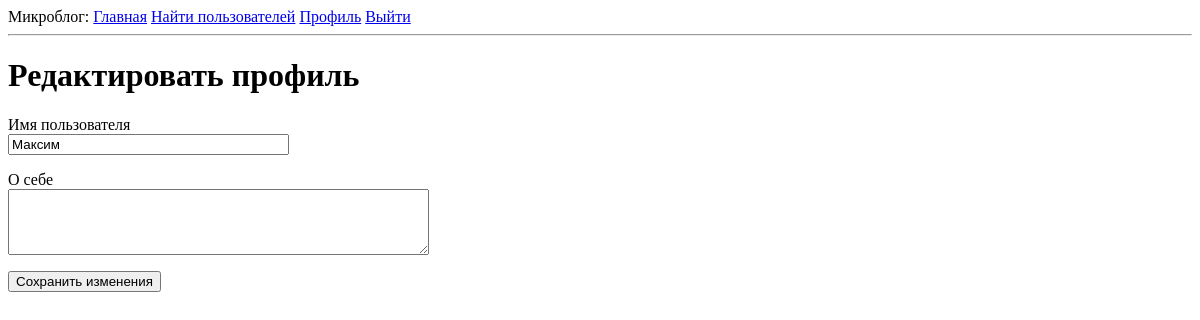
The page /edit_profile (signed in) on the database as committed earlier.
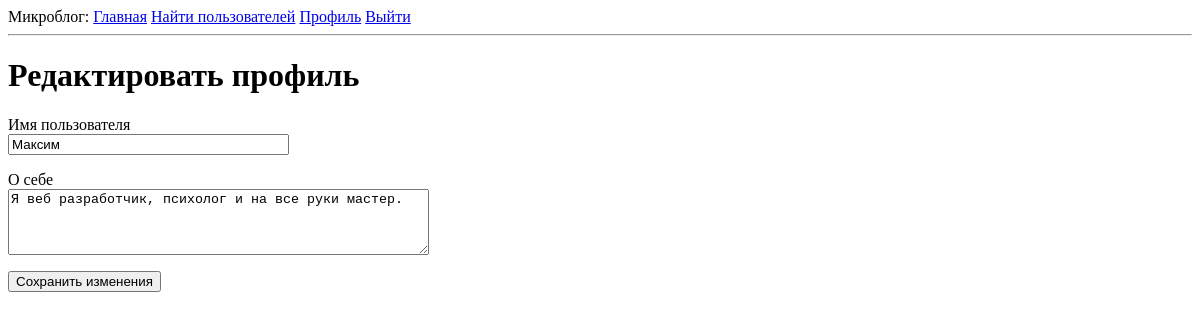
The same page on the database as committed later.
### app/models.py (models this page shows, shortened)
class User(UserMixin, db.Model):
    id = db.Column(db.Integer, primary_key=True)
    username = db.Column(db.String(64), index=True, unique=True)
    email = db.Column(db.String(120), index=True, unique=True)
    password_hash = db.Column(db.String(128))
    posts = db.relationship('Post', backref='author', lazy='dynamic')
    about_me = db.Column(db.String(140))
    last_seen = db.Column(db.DateTime, default=datetime.utcnow)
    followed = db.relationship(
        'User', secondary=followers,
        primaryjoin=(followers.c.follower_id == id),
        secondaryjoin=(followers.c.followed_id == id),
        backref=db.backref('followers', lazy='dynamic'), lazy='dynamic')

### app/routes.py (the view)
@app.route('/edit_profile', methods=['GET', 'POST'])
@login_required
def edit_profile():
    form = EditProfileForm(current_user.username)
    if form.validate_on_submit():
        current_user.username = form.username.data
        current_user.about_me = form.about_me.data
        db.session.commit()
        flash('Ваши изменения сохранены.')
        return redirect(url_for('edit_profile'))
    elif request.method == 'GET':
        form.username.data = current_user.username
        form.about_me.data = current_user.about_me
    return render_template('edit_profile.html', title='Edit Profile', form=form)

### app/forms.py (shortened to what this page needs)
class EditProfileForm(FlaskForm):
    username = StringField('Имя пользователя', validators=[DataRequired()])
    about_me = TextAreaField('О себе', validators=[Length(min=0, max=140)])
    submit = SubmitField('Сохранить изменения')
    def __init__(self, original_username, *args, **kwargs):
        super(EditProfileForm, self).__init__(*args, **kwargs)
        self.original_username = original_username

### app/models.py (called while the page is built)
@login.user_loader
def load_user(id):
    return User.query.get(int(id))

### app/routes.py (called while the page is built)
@app.before_request
def before_request():
    if current_user.is_authenticated:
        current_user.last_seen = datetime.utcnow()
        db.session.commit()

### app/templates/edit_profile.html (shortened to what this page needs)
{% extends "base.html" %}
{% block content %}
    <h1>Редактировать профиль</h1>
    <form action="" method="post">
        <p>
            {{ form.username.label }}<br>
            {{ form.username(size=32) }}<br>
        </p>
        <p>
            {{ form.about_me.label }}<br>
            {{ form.about_me(cols=50, rows=4) }}<br>
        </p>
        <p>{{ form.submit() }}</p>
    </form>
{% endblock %}

Rows that differ between the two databases and show on the page:
changed User "Максим": about_me (not shown) → "Я веб разработчик, психолог и на все руки мастер."
